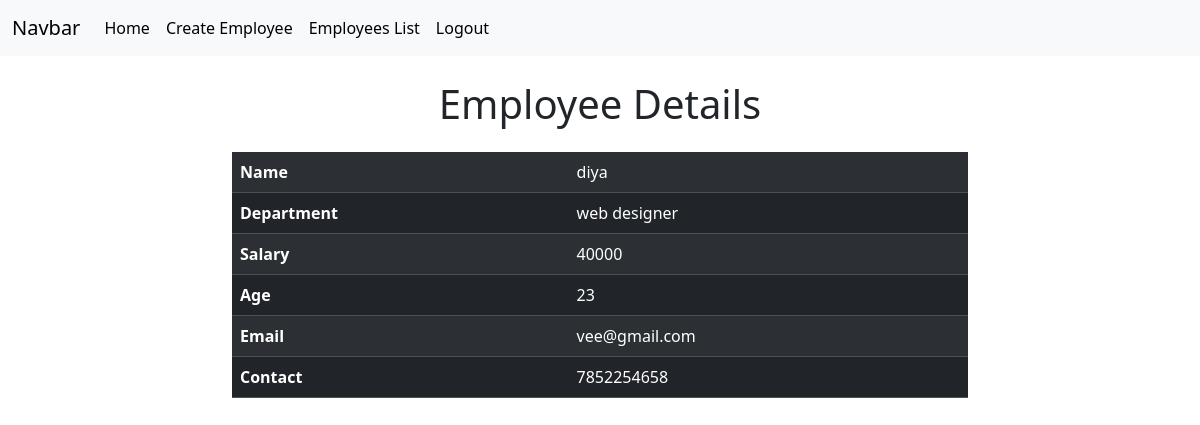
The page /employees/8 (signed in) on the database its author committed.
### crm/models.py (models this page shows, shortened)
class Employees(models.Model):
    name=models.CharField(max_length=200)
    department=models.CharField(max_length=200)
    salary=models.PositiveIntegerField()
    email=models.EmailField(unique=True)
    age=models.PositiveIntegerField()
    contact=models.CharField(max_length=200,null=True,blank=True)
    profile_pic=models.ImageField(upload_to="images",null=True,blank=True)
    dob=models.DateField(null=True,blank=True)

### crm/views.py (the view)
# urls.py: path('employees/<int:pk>',views.EmployeeDetailView.as_view(),name='emp-detail'),
@method_decorator(Signin_required,name="dispatch")
class EmployeeDetailView(View):
    def get(self,request,*args,**kwargs):
        id=kwargs.get('pk')
        qs=Employees.objects.get(id=id)
        return render(request,'emp_details.html',{'data':qs})

### crm/views.py (called while the page is built)
def Signin_required(fn):
    def wrapper(request,*args,**kwargs):
        if not request.user.is_authenticated:
            messages.error(request,"invalid session")
            return redirect("signin")
        else:
            return fn(request,*args,**kwargs)
    return wrapper

### crm/templates/emp_details.html (shortened to what this page needs)
{%extends 'base.html'%}
{%block body_block%}
<div class="container">
    <div class="row">
        <div class="col-2">
        </div>
        <div class="col-8">
            <h1 class="text-center mb-4 mt-4">Employee Details</h1>
            <table class="table table-striped table-dark table-hover">
                <tr>
                    <th>Name</th>
                    <td>{{data.name}}</td>
                </tr>
                <tr>
                    <th>Department</th>
                    <td>{{data.department}}</td>
                </tr>
                <tr>
                    <th>Salary</th>
                    <td>{{data.salary}}</td>
                </tr>
                <tr>
                    <th>Age</th>
                    <td>{{data.age}}</td>
                </tr>
                <tr>
                    <th>Email</th>
                    <td>{{data.email}}</td>
                </tr>
                <tr>
                    <th>Contact</th>
                    <td>{{data.contact}}</td>
                </tr>
            </table>
        </div>
        <div class="col-2">
        </div>
    </div>
</div>
{%endblock%}

### rows shown on the page
Employees: name "diya", department "web designer", salary "40000", age "23", email "vee@gmail.com", contact "7852254658"
